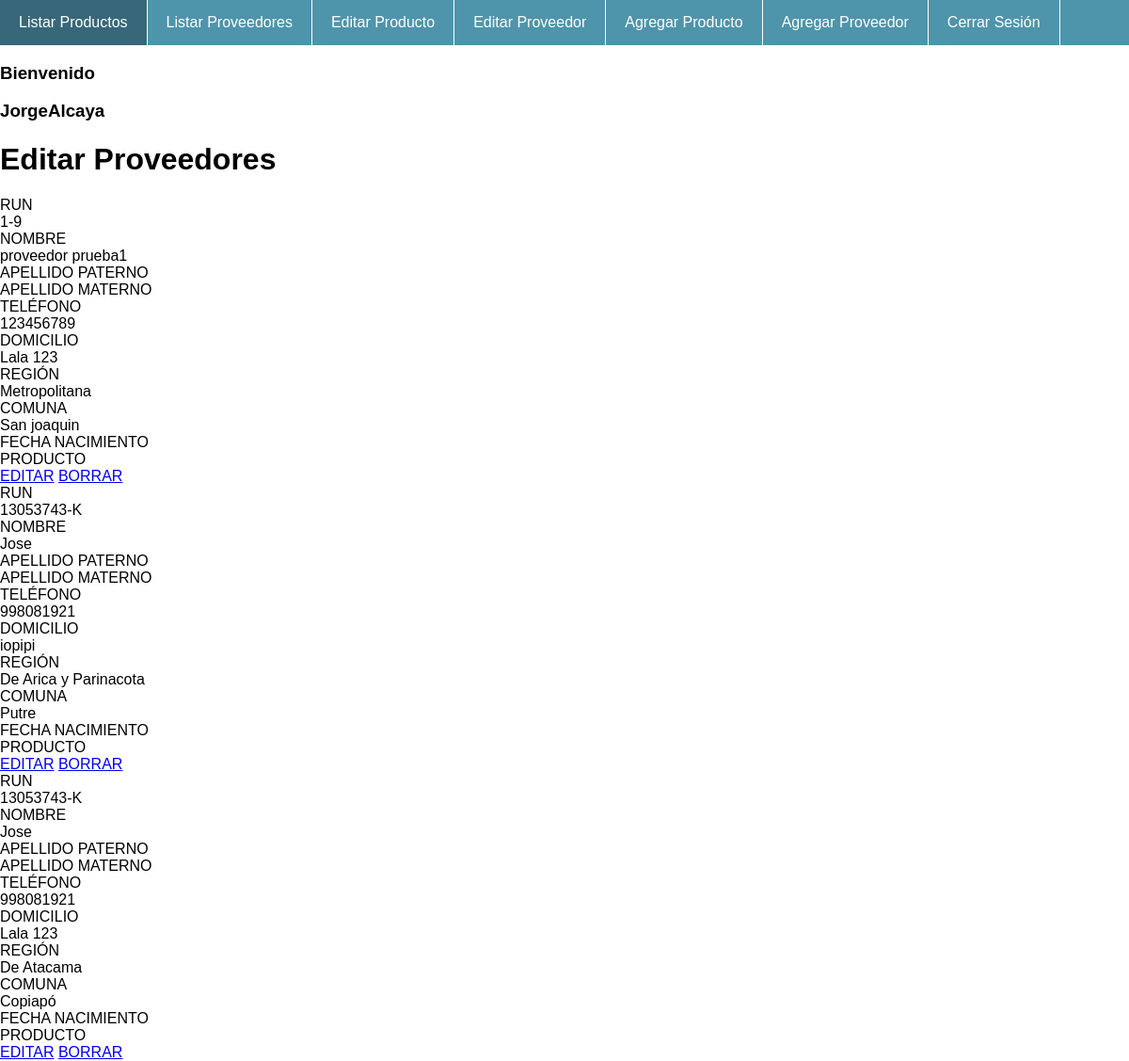
The app's page /listarProveedorFull (signed in) with its own data.
### app/models.py (models this page shows, shortened)
class Proveedor(models.Model):
    rut = models.CharField(max_length=15)
    nombre = models.CharField(max_length=50)
    telefono = models.CharField(max_length=20)
    domicilio = models.CharField(max_length=50)
    region = models.CharField(max_length=50, blank=True, null=True)
    comuna = models.CharField(max_length=50, blank=True, null=True)

### app/views.py (the view)
# urls.py: path('listarProveedorFull', views.listarProveedoresFull),
@login_required
def listarProveedoresFull(request):
    proveedor = Proveedor.objects.all()
    return render(request, "app/listarProveedoresFull.html", {'proveedor': proveedor})

### app/templates/app/listarProveedoresFull.html (shortened to what this page needs)
{% extends 'app/base.html' %}
{% block content %}
{% load staticfiles %}
<h3 class="user">Bienvenido </h3>
<h3 class="user">{{user.username}}</h3>
<h1 class="f">Editar Proveedores </h1>
<body>
    {% for c in proveedor %}
    <form role="form" enctype="multipart/form-data" action="" method="POST" id="upload-image-form">
        <div class="btit" id="tcen">
            <div> RUN </div>
            <div class="czise">{{c.rut}}</div>
            <div> NOMBRE </div>
            <div class="czise">{{c.nombre}}</div>
            <div> APELLIDO PATERNO </div>
            <div> APELLIDO MATERNO </div>
            <div> TELÉFONO </div>
            <div class="czise"> {{c.telefono}}</div>
            <div> DOMICILIO </div>
            <div class="czise"> {{c.domicilio}}</div>
            <div> REGIÓN </div>
            <div class="czise"> {{c.region}}</div>
            <div> COMUNA </div>
            <div class="czise"> {{c.comuna}}</div>
            <div> FECHA NACIMIENTO </div>
            <div> PRODUCTO </div>
            <a href="/editarProveedor/{{c.id}}"> EDITAR</a>
            <a class="rb" href="/borrarProveedor/{{c.id}}" onclick="return confirm('¿Seguro de borrar?');">
                BORRAR</a>
        </div>
    </form>
    {% endfor%}
</body>
{% endblock content %}

### app/templates/app/base.html (shortened to what this page needs)
{% load staticfiles %}
<!DOCTYPE html>
<html lang="es">
<head>
    <link href="{% static 'css/estiloMenu.css' %}" rel="stylesheet">
</head>
<body>
    <header>
        <nav class="menu">
            <ul>
                {% if user.is_authenticated %}
                <li><a href="http://localhost:8000/listarProductos"> Listar
                        Productos</a></li>
                <li><a href="http://localhost:8000/listarProveedores"> Listar
                        Proveedores</a></li>
                <li><a href="http://localhost:8000/listarProductosFull"> Editar
                        Producto</a></li>
                <li><a href="http://localhost:8000/listarProveedoresFull"> Editar
                        Proveedor</a></li>
                <li><a href="http://localhost:8000/ingresarProducto"> Agregar
                        Producto</a></li>
                <li><a href="http://localhost:8000/ingresarProveedor"> Agregar
                        Proveedor</a></li>
                <li><a href="http://localhost:8000/logout/"> Cerrar Sesión</a>
                </li>
                {% endif %}
            </ul>
        </nav>
    </header>
</body>
{% block content %}
{% endblock %}
</html>

### app/static/css/estiloMenu.css (style rules this page uses)
body { margin: 0; font-family: sans-serif; }
header { width: 100%; background: #4e94ab; }
.menu ul { margin: 0; list-style: none; padding: 0; display: flex; }
.menu li { border-right: 1px solid #fff; }
.menu li a { display: block; padding: 15px 20px; color: #fff; text-decoration: none; }

### records on screen
Proveedor: rut "1-9", nombre "proveedor prueba1", telefono "123456789", domicilio "Lala 123", region "Metropolitana", comuna "San joaquin"
Proveedor: rut "13053743-K", nombre "Jose", telefono "998081921", domicilio "iopipi", region "De Arica y Parinacota", comuna "Putre"
Proveedor: rut "13053743-K", nombre "Jose", telefono "998081921", domicilio "Lala 123", region "De Atacama", comuna "Copiapó"

### other values on screen
{{ user.username }} "JorgeAlcaya"
